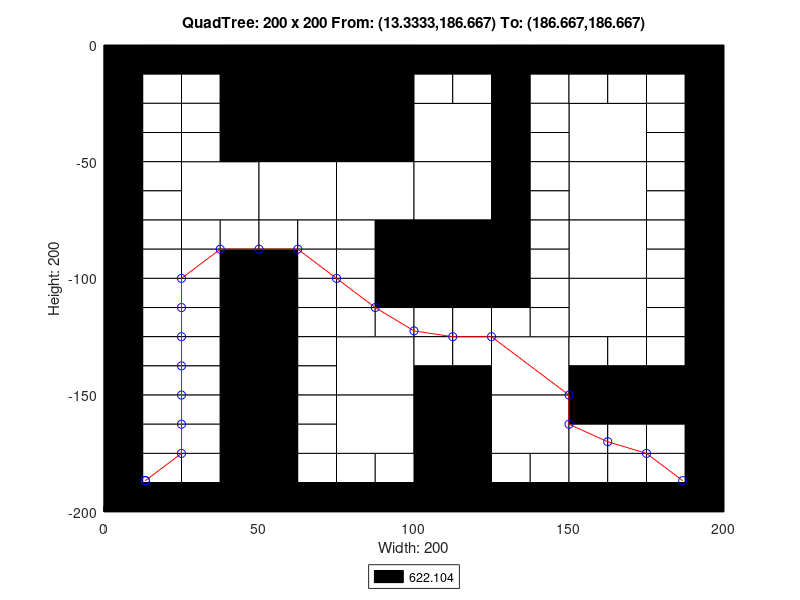

Write the MATLAB code that produced this figure.
axis([0 200 -200 0]);
title('QuadTree: 200 x 200 From: (13.3333,186.667) To: (186.667,186.667)');
xlabel('Width: 200');
ylabel('Height: 200');
rectangle('Position',[50 -50 50 50], 'FaceColor',[0 0 0]);
rectangle('Position',[25 -75 25 25], 'FaceColor',[1 1 1]);
rectangle('Position',[50 -75 25 25], 'FaceColor',[1 1 1]);
rectangle('Position',[75 -75 25 25], 'FaceColor',[1 1 1]);
rectangle('Position',[100 -50 25 25], 'FaceColor',[1 1 1]);
rectangle('Position',[150 -50 25 25], 'FaceColor',[1 1 1]);
rectangle('Position',[100 -75 25 25], 'FaceColor',[1 1 1]);
rectangle('Position',[100 -100 25 25], 'FaceColor',[0 0 0]);
rectangle('Position',[150 -75 25 25], 'FaceColor',[1 1 1]);
rectangle('Position',[150 -100 25 25], 'FaceColor',[1 1 1]);
rectangle('Position',[75 -150 25 25], 'FaceColor',[1 1 1]);
rectangle('Position',[75 -175 25 25], 'FaceColor',[1 1 1]);
rectangle('Position',[125 -150 25 25], 'FaceColor',[1 1 1]);
rectangle('Position',[150 -125 25 25], 'FaceColor',[1 1 1]);
rectangle('Position',[100 -175 25 25], 'FaceColor',[0 0 0]);
rectangle('Position',[125 -175 25 25], 'FaceColor',[1 1 1]);
rectangle('Position',[100 -200 25 25], 'FaceColor',[0 0 0]);
rectangle('Position',[0 -12.5 12.5 12.5], 'FaceColor',[0 0 0]);
rectangle('Position',[12.5 -12.5 12.5 12.5], 'FaceColor',[0 0 0]);
rectangle('Position',[0 -25 12.5 12.5], 'FaceColor',[0 0 0]);
rectangle('Position',[12.5 -25 12.5 12.5], 'FaceColor',[1 1 1]);
rectangle('Position',[25 -12.5 12.5 12.5], 'FaceColor',[0 0 0]);
rectangle('Position',[37.5 -12.5 12.5 12.5], 'FaceColor',[0 0 0]);
rectangle('Position',[25 -25 12.5 12.5], 'FaceColor',[1 1 1]);
rectangle('Position',[37.5 -25 12.5 12.5], 'FaceColor',[0 0 0]);
rectangle('Position',[0 -37.5 12.5 12.5], 'FaceColor',[0 0 0]);
rectangle('Position',[12.5 -37.5 12.5 12.5], 'FaceColor',[1 1 1]);
rectangle('Position',[0 -50 12.5 12.5], 'FaceColor',[0 0 0]);
rectangle('Position',[12.5 -50 12.5 12.5], 'FaceColor',[1 1 1]);
rectangle('Position',[25 -37.5 12.5 12.5], 'FaceColor',[1 1 1]);
rectangle('Position',[37.5 -37.5 12.5 12.5], 'FaceColor',[0 0 0]);
rectangle('Position',[25 -50 12.5 12.5], 'FaceColor',[1 1 1]);
rectangle('Position',[37.5 -50 12.5 12.5], 'FaceColor',[0 0 0]);
rectangle('Position',[0 -62.5 12.5 12.5], 'FaceColor',[0 0 0]);
rectangle('Position',[12.5 -62.5 12.5 12.5], 'FaceColor',[1 1 1]);
rectangle('Position',[0 -75 12.5 12.5], 'FaceColor',[0 0 0]);
rectangle('Position',[12.5 -75 12.5 12.5], 'FaceColor',[1 1 1]);
rectangle('Position',[0 -87.5 12.5 12.5], 'FaceColor',[0 0 0]);
rectangle('Position',[12.5 -87.5 12.5 12.5], 'FaceColor',[1 1 1]);
rectangle('Position',[0 -100 12.5 12.5], 'FaceColor',[0 0 0]);
rectangle('Position',[12.5 -100 12.5 12.5], 'FaceColor',[1 1 1]);
rectangle('Position',[25 -87.5 12.5 12.5], 'FaceColor',[1 1 1]);
rectangle('Position',[37.5 -87.5 12.5 12.5], 'FaceColor',[1 1 1]);
rectangle('Position',[25 -100 12.5 12.5], 'FaceColor',[1 1 1]);
rectangle('Position',[37.5 -100 12.5 12.5], 'FaceColor',[0 0 0]);
rectangle('Position',[50 -87.5 12.5 12.5], 'FaceColor',[1 1 1]);
rectangle('Position',[62.5 -87.5 12.5 12.5], 'FaceColor',[1 1 1]);
rectangle('Position',[50 -100 12.5 12.5], 'FaceColor',[0 0 0]);
rectangle('Position',[62.5 -100 12.5 12.5], 'FaceColor',[1 1 1]);
rectangle('Position',[75 -87.5 12.5 12.5], 'FaceColor',[1 1 1]);
rectangle('Position',[87.5 -87.5 12.5 12.5], 'FaceColor',[0 0 0]);
rectangle('Position',[75 -100 12.5 12.5], 'FaceColor',[1 1 1]);
rectangle('Position',[87.5 -100 12.5 12.5], 'FaceColor',[0 0 0]);
rectangle('Position',[100 -12.5 12.5 12.5], 'FaceColor',[0 0 0]);
rectangle('Position',[112.5 -12.5 12.5 12.5], 'FaceColor',[0 0 0]);
rectangle('Position',[100 -25 12.5 12.5], 'FaceColor',[1 1 1]);
rectangle('Position',[112.5 -25 12.5 12.5], 'FaceColor',[1 1 1]);
rectangle('Position',[125 -12.5 12.5 12.5], 'FaceColor',[0 0 0]);
rectangle('Position',[137.5 -12.5 12.5 12.5], 'FaceColor',[0 0 0]);
rectangle('Position',[125 -25 12.5 12.5], 'FaceColor',[0 0 0]);
rectangle('Position',[137.5 -25 12.5 12.5], 'FaceColor',[1 1 1]);
rectangle('Position',[125 -37.5 12.5 12.5], 'FaceColor',[0 0 0]);
rectangle('Position',[137.5 -37.5 12.5 12.5], 'FaceColor',[1 1 1]);
rectangle('Position',[125 -50 12.5 12.5], 'FaceColor',[0 0 0]);
rectangle('Position',[137.5 -50 12.5 12.5], 'FaceColor',[1 1 1]);
rectangle('Position',[150 -12.5 12.5 12.5], 'FaceColor',[0 0 0]);
rectangle('Position',[162.5 -12.5 12.5 12.5], 'FaceColor',[0 0 0]);
rectangle('Position',[150 -25 12.5 12.5], 'FaceColor',[1 1 1]);
rectangle('Position',[162.5 -25 12.5 12.5], 'FaceColor',[1 1 1]);
rectangle('Position',[175 -12.5 12.5 12.5], 'FaceColor',[0 0 0]);
rectangle('Position',[187.5 -12.5 12.5 12.5], 'FaceColor',[0 0 0]);
rectangle('Position',[175 -25 12.5 12.5], 'FaceColor',[1 1 1]);
rectangle('Position',[187.5 -25 12.5 12.5], 'FaceColor',[0 0 0]);
rectangle('Position',[175 -37.5 12.5 12.5], 'FaceColor',[1 1 1]);
rectangle('Position',[187.5 -37.5 12.5 12.5], 'FaceColor',[0 0 0]);
rectangle('Position',[175 -50 12.5 12.5], 'FaceColor',[1 1 1]);
rectangle('Position',[187.5 -50 12.5 12.5], 'FaceColor',[0 0 0]);
rectangle('Position',[125 -62.5 12.5 12.5], 'FaceColor',[0 0 0]);
rectangle('Position',[137.5 -62.5 12.5 12.5], 'FaceColor',[1 1 1]);
rectangle('Position',[125 -75 12.5 12.5], 'FaceColor',[0 0 0]);
rectangle('Position',[137.5 -75 12.5 12.5], 'FaceColor',[1 1 1]);
rectangle('Position',[125 -87.5 12.5 12.5], 'FaceColor',[0 0 0]);
rectangle('Position',[137.5 -87.5 12.5 12.5], 'FaceColor',[1 1 1]);
rectangle('Position',[125 -100 12.5 12.5], 'FaceColor',[0 0 0]);
rectangle('Position',[137.5 -100 12.5 12.5], 'FaceColor',[1 1 1]);
rectangle('Position',[175 -62.5 12.5 12.5], 'FaceColor',[1 1 1]);
rectangle('Position',[187.5 -62.5 12.5 12.5], 'FaceColor',[0 0 0]);
rectangle('Position',[175 -75 12.5 12.5], 'FaceColor',[1 1 1]);
rectangle('Position',[187.5 -75 12.5 12.5], 'FaceColor',[0 0 0]);
rectangle('Position',[175 -87.5 12.5 12.5], 'FaceColor',[1 1 1]);
rectangle('Position',[187.5 -87.5 12.5 12.5], 'FaceColor',[0 0 0]);
rectangle('Position',[175 -100 12.5 12.5], 'FaceColor',[1 1 1]);
rectangle('Position',[187.5 -100 12.5 12.5], 'FaceColor',[0 0 0]);
rectangle('Position',[0 -112.5 12.5 12.5], 'FaceColor',[0 0 0]);
rectangle('Position',[12.5 -112.5 12.5 12.5], 'FaceColor',[1 1 1]);
rectangle('Position',[0 -125 12.5 12.5], 'FaceColor',[0 0 0]);
rectangle('Position',[12.5 -125 12.5 12.5], 'FaceColor',[1 1 1]);
rectangle('Position',[25 -112.5 12.5 12.5], 'FaceColor',[1 1 1]);
rectangle('Position',[37.5 -112.5 12.5 12.5], 'FaceColor',[0 0 0]);
rectangle('Position',[25 -125 12.5 12.5], 'FaceColor',[1 1 1]);
rectangle('Position',[37.5 -125 12.5 12.5], 'FaceColor',[0 0 0]);
rectangle('Position',[0 -137.5 12.5 12.5], 'FaceColor',[0 0 0]);
rectangle('Position',[12.5 -137.5 12.5 12.5], 'FaceColor',[1 1 1]);
rectangle('Position',[0 -150 12.5 12.5], 'FaceColor',[0 0 0]);
rectangle('Position',[12.5 -150 12.5 12.5], 'FaceColor',[1 1 1]);
rectangle('Position',[25 -137.5 12.5 12.5], 'FaceColor',[1 1 1]);
rectangle('Position',[37.5 -137.5 12.5 12.5], 'FaceColor',[0 0 0]);
rectangle('Position',[25 -150 12.5 12.5], 'FaceColor',[1 1 1]);
rectangle('Position',[37.5 -150 12.5 12.5], 'FaceColor',[0 0 0]);
rectangle('Position',[50 -112.5 12.5 12.5], 'FaceColor',[0 0 0]);
rectangle('Position',[62.5 -112.5 12.5 12.5], 'FaceColor',[1 1 1]);
rectangle('Position',[50 -125 12.5 12.5], 'FaceColor',[0 0 0]);
rectangle('Position',[62.5 -125 12.5 12.5], 'FaceColor',[1 1 1]);
rectangle('Position',[75 -112.5 12.5 12.5], 'FaceColor',[1 1 1]);
rectangle('Position',[87.5 -112.5 12.5 12.5], 'FaceColor',[0 0 0]);
rectangle('Position',[75 -125 12.5 12.5], 'FaceColor',[1 1 1]);
rectangle('Position',[87.5 -125 12.5 12.5], 'FaceColor',[1 1 1]);
rectangle('Position',[50 -137.5 12.5 12.5], 'FaceColor',[0 0 0]);
rectangle('Position',[62.5 -137.5 12.5 12.5], 'FaceColor',[1 1 1]);
rectangle('Position',[50 -150 12.5 12.5], 'FaceColor',[0 0 0]);
rectangle('Position',[62.5 -150 12.5 12.5], 'FaceColor',[1 1 1]);
rectangle('Position',[0 -162.5 12.5 12.5], 'FaceColor',[0 0 0]);
rectangle('Position',[12.5 -162.5 12.5 12.5], 'FaceColor',[1 1 1]);
rectangle('Position',[0 -175 12.5 12.5], 'FaceColor',[0 0 0]);
rectangle('Position',[12.5 -175 12.5 12.5], 'FaceColor',[1 1 1]);
rectangle('Position',[25 -162.5 12.5 12.5], 'FaceColor',[1 1 1]);
rectangle('Position',[37.5 -162.5 12.5 12.5], 'FaceColor',[0 0 0]);
rectangle('Position',[25 -175 12.5 12.5], 'FaceColor',[1 1 1]);
rectangle('Position',[37.5 -175 12.5 12.5], 'FaceColor',[0 0 0]);
rectangle('Position',[0 -187.5 12.5 12.5], 'FaceColor',[0 0 0]);
rectangle('Position',[12.5 -187.5 12.5 12.5], 'FaceColor',[1 1 1]);
rectangle('Position',[0 -200 12.5 12.5], 'FaceColor',[0 0 0]);
rectangle('Position',[12.5 -200 12.5 12.5], 'FaceColor',[0 0 0]);
rectangle('Position',[25 -187.5 12.5 12.5], 'FaceColor',[1 1 1]);
rectangle('Position',[37.5 -187.5 12.5 12.5], 'FaceColor',[0 0 0]);
rectangle('Position',[25 -200 12.5 12.5], 'FaceColor',[0 0 0]);
rectangle('Position',[37.5 -200 12.5 12.5], 'FaceColor',[0 0 0]);
rectangle('Position',[50 -162.5 12.5 12.5], 'FaceColor',[0 0 0]);
rectangle('Position',[62.5 -162.5 12.5 12.5], 'FaceColor',[1 1 1]);
rectangle('Position',[50 -175 12.5 12.5], 'FaceColor',[0 0 0]);
rectangle('Position',[62.5 -175 12.5 12.5], 'FaceColor',[1 1 1]);
rectangle('Position',[50 -187.5 12.5 12.5], 'FaceColor',[0 0 0]);
rectangle('Position',[62.5 -187.5 12.5 12.5], 'FaceColor',[1 1 1]);
rectangle('Position',[50 -200 12.5 12.5], 'FaceColor',[0 0 0]);
rectangle('Position',[62.5 -200 12.5 12.5], 'FaceColor',[0 0 0]);
rectangle('Position',[75 -187.5 12.5 12.5], 'FaceColor',[1 1 1]);
rectangle('Position',[87.5 -187.5 12.5 12.5], 'FaceColor',[1 1 1]);
rectangle('Position',[75 -200 12.5 12.5], 'FaceColor',[0 0 0]);
rectangle('Position',[87.5 -200 12.5 12.5], 'FaceColor',[0 0 0]);
rectangle('Position',[100 -112.5 12.5 12.5], 'FaceColor',[0 0 0]);
rectangle('Position',[112.5 -112.5 12.5 12.5], 'FaceColor',[0 0 0]);
rectangle('Position',[100 -125 12.5 12.5], 'FaceColor',[1 1 1]);
rectangle('Position',[112.5 -125 12.5 12.5], 'FaceColor',[1 1 1]);
rectangle('Position',[125 -112.5 12.5 12.5], 'FaceColor',[0 0 0]);
rectangle('Position',[137.5 -112.5 12.5 12.5], 'FaceColor',[1 1 1]);
rectangle('Position',[125 -125 12.5 12.5], 'FaceColor',[1 1 1]);
rectangle('Position',[137.5 -125 12.5 12.5], 'FaceColor',[1 1 1]);
rectangle('Position',[100 -137.5 12.5 12.5], 'FaceColor',[1 1 1]);
rectangle('Position',[112.5 -137.5 12.5 12.5], 'FaceColor',[1 1 1]);
rectangle('Position',[100 -150 12.5 12.5], 'FaceColor',[0 0 0]);
rectangle('Position',[112.5 -150 12.5 12.5], 'FaceColor',[0 0 0]);
rectangle('Position',[175 -112.5 12.5 12.5], 'FaceColor',[1 1 1]);
rectangle('Position',[187.5 -112.5 12.5 12.5], 'FaceColor',[0 0 0]);
rectangle('Position',[175 -125 12.5 12.5], 'FaceColor',[1 1 1]);
rectangle('Position',[187.5 -125 12.5 12.5], 'FaceColor',[0 0 0]);
rectangle('Position',[150 -137.5 12.5 12.5], 'FaceColor',[1 1 1]);
rectangle('Position',[162.5 -137.5 12.5 12.5], 'FaceColor',[1 1 1]);
rectangle('Position',[150 -150 12.5 12.5], 'FaceColor',[0 0 0]);
rectangle('Position',[162.5 -150 12.5 12.5], 'FaceColor',[0 0 0]);
rectangle('Position',[175 -137.5 12.5 12.5], 'FaceColor',[1 1 1]);
rectangle('Position',[187.5 -137.5 12.5 12.5], 'FaceColor',[0 0 0]);
rectangle('Position',[175 -150 12.5 12.5], 'FaceColor',[0 0 0]);
rectangle('Position',[187.5 -150 12.5 12.5], 'FaceColor',[0 0 0]);
rectangle('Position',[125 -187.5 12.5 12.5], 'FaceColor',[1 1 1]);
rectangle('Position',[137.5 -187.5 12.5 12.5], 'FaceColor',[1 1 1]);
rectangle('Position',[125 -200 12.5 12.5], 'FaceColor',[0 0 0]);
rectangle('Position',[137.5 -200 12.5 12.5], 'FaceColor',[0 0 0]);
rectangle('Position',[150 -162.5 12.5 12.5], 'FaceColor',[0 0 0]);
rectangle('Position',[162.5 -162.5 12.5 12.5], 'FaceColor',[0 0 0]);
rectangle('Position',[150 -175 12.5 12.5], 'FaceColor',[1 1 1]);
rectangle('Position',[162.5 -175 12.5 12.5], 'FaceColor',[1 1 1]);
rectangle('Position',[175 -162.5 12.5 12.5], 'FaceColor',[0 0 0]);
rectangle('Position',[187.5 -162.5 12.5 12.5], 'FaceColor',[0 0 0]);
rectangle('Position',[175 -175 12.5 12.5], 'FaceColor',[1 1 1]);
rectangle('Position',[187.5 -175 12.5 12.5], 'FaceColor',[0 0 0]);
rectangle('Position',[150 -187.5 12.5 12.5], 'FaceColor',[1 1 1]);
rectangle('Position',[162.5 -187.5 12.5 12.5], 'FaceColor',[1 1 1]);
rectangle('Position',[150 -200 12.5 12.5], 'FaceColor',[0 0 0]);
rectangle('Position',[162.5 -200 12.5 12.5], 'FaceColor',[0 0 0]);
rectangle('Position',[175 -187.5 12.5 12.5], 'FaceColor',[1 1 1]);
rectangle('Position',[187.5 -187.5 12.5 12.5], 'FaceColor',[0 0 0]);
rectangle('Position',[175 -200 12.5 12.5], 'FaceColor',[0 0 0]);
rectangle('Position',[187.5 -200 12.5 12.5], 'FaceColor',[0 0 0]);
X=[186.667,175,162.5,150,150,125,112.5,100,87.5,75,62.5,50,37.5,25,25,25,25,25,25,25,13.3333,13.3333];
Y=[-186.667,-175,-170,-162.5,-150,-125,-125,-122.5,-112.5,-100,-87.5,-87.5,-87.5,-100,-112.5,-125,-137.5,-150,-162.5,-175,-186.667,-186.667];
hold on;
plot(X,Y,'r');
plot(X,Y,'bo');
legend('622.104','Location','southoutside');
